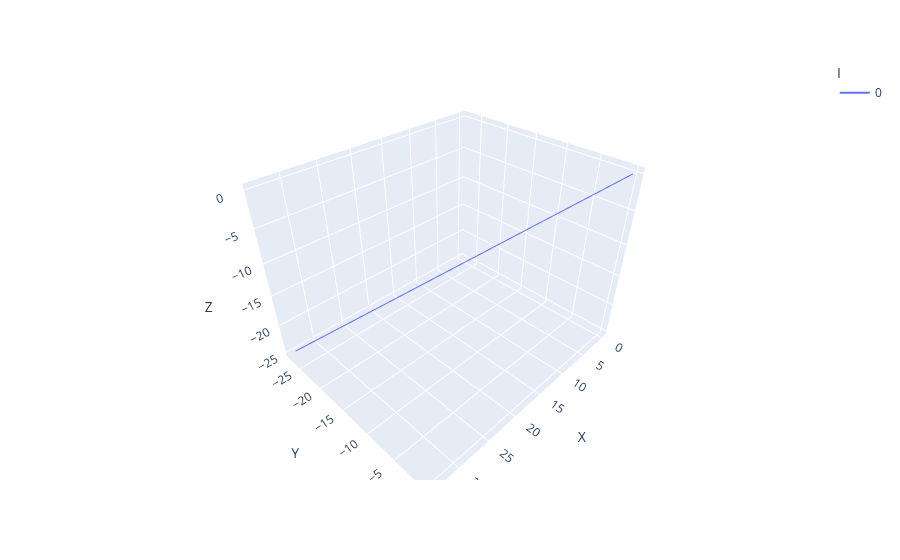

Here is the notebook cell this chart was saved with:
### Code cell
fig = px.line_3d(dash_par_train, x="X", y="Y", z="Z", color='I')
# fig = px.scatter_3d(data, x="X", y="Y", z="Z")
fig.show()

### Figure 1 — Plotly figure (JSON) as saved in the notebook; plotly's stock layout.template omitted (floating-point values rounded to 4 significant figures; data arrays with more than 128 entries replaced by an {"elided": "..."} marker saying what was removed)
{"data": [{"hovertemplate": "I=0<br>X=%{x}<br>Y=%{y}<br>Z=%{z}<extra></extra>", "legendgroup": "0", "line": {"color": "#636efa", "dash": "solid"}, "marker": {"symbol": "circle"}, "mode": "lines", "name": "0", "scene": "scene", "showlegend": true, "type": "scatter3d", "x": {"elided": "10000 float values"}, "y": {"elided": "10000 float values"}, "z": {"elided": "10000 float values"}}], "layout": {"legend": {"title": {"text": "I"}, "tracegroupgap": 0}, "margin": {"t": 60}, "scene": {"domain": {"x": [0, 1], "y": [0, 1]}, "xaxis": {"title": {"text": "X"}}, "yaxis": {"title": {"text": "Y"}}, "zaxis": {"title": {"text": "Z"}}}}}
